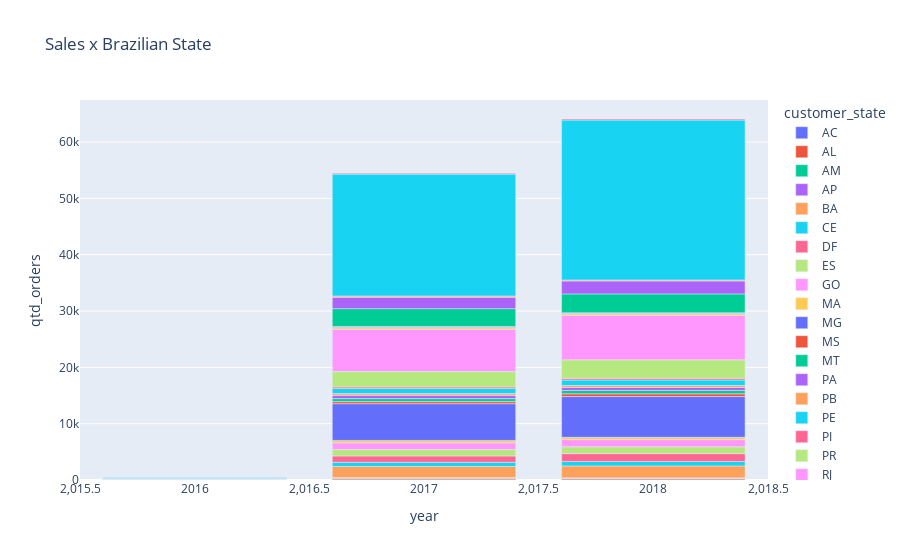

Notebook code for this chart:
### Code cell


### Figure 1 — Plotly figure (JSON) as saved in the notebook; plotly's stock layout.template omitted (floating-point values rounded to 4 significant figures)
{"data": [{"alignmentgroup": "True", "hovertemplate": "customer_state=AC<br>year=%{x}<br>qtd_orders=%{y}<extra></extra>", "legendgroup": "AC", "marker": {"color": "#636efa", "pattern": {"shape": ""}}, "name": "AC", "offsetgroup": "AC", "orientation": "v", "showlegend": true, "textposition": "auto", "type": "bar", "x": [2017, 2018], "xaxis": "x", "y": [62, 33], "yaxis": "y"}, {"alignmentgroup": "True", "hovertemplate": "customer_state=AL<br>year=%{x}<br>qtd_orders=%{y}<extra></extra>", "legendgroup": "AL", "marker": {"color": "#EF553B", "pattern": {"shape": ""}}, "name": "AL", "offsetgroup": "AL", "orientation": "v", "showlegend": true, "textposition": "auto", "type": "bar", "x": [2016, 2017, 2018], "xaxis": "x", "y": [2, 237, 224], "yaxis": "y"}, {"alignmentgroup": "True", "hovertemplate": "customer_state=AM<br>year=%{x}<br>qtd_orders=%{y}<extra></extra>", "legendgroup": "AM", "marker": {"color": "#00cc96", "pattern": {"shape": ""}}, "name": "AM", "offsetgroup": "AM", "orientation": "v", "showlegend": true, "textposition": "auto", "type": "bar", "x": [2017, 2018], "xaxis": "x", "y": [85, 88], "yaxis": "y"}, {"alignmentgroup": "True", "hovertemplate": "customer_state=AP<br>year=%{x}<br>qtd_orders=%{y}<extra></extra>", "legendgroup": "AP", "marker": {"color": "#ab63fa", "pattern": {"shape": ""}}, "name": "AP", "offsetgroup": "AP", "orientation": "v", "showlegend": true, "textposition": "auto", "type": "bar", "x": [2017, 2018], "xaxis": "x", "y": [40, 44], "yaxis": "y"}, {"alignmentgroup": "True", "hovertemplate": "customer_state=BA<br>year=%{x}<br>qtd_orders=%{y}<extra></extra>", "legendgroup": "BA", "marker": {"color": "#FFA15A", "pattern": {"shape": ""}}, "name": "BA", "offsetgroup": "BA", "orientation": "v", "showlegend": true, "textposition": "auto", "type": "bar", "x": [2016, 2017, 2018], "xaxis": "x", "y": [4, 1971, 2115], "yaxis": "y"}, {"alignmentgroup": "True", "hovertemplate": "customer_state=CE<br>year=%{x}<br>qtd_orders=%{y}<extra></extra>", "legendgroup": "CE", "marker": {"color": "#19d3f3", "pattern": {"shape": ""}}, "name": "CE", "offsetgroup": "CE", "orientation": "v", "showlegend": true, "textposition": "auto", "type": "bar", "x": [2016, 2017, 2018], "xaxis": "x", "y": [7, 762, 792], "yaxis": "y"}, {"alignmentgroup": "True", "hovertemplate": "customer_state=DF<br>year=%{x}<br>qtd_orders=%{y}<extra></extra>", "legendgroup": "DF", "marker": {"color": "#FF6692", "pattern": {"shape": ""}}, "name": "DF", "offsetgroup": "DF", "orientation": "v", "showlegend": true, "textposition": "auto", "type": "bar", "x": [2016, 2017, 2018], "xaxis": "x", "y": [8, 1117, 1388], "yaxis": "y"}, {"alignmentgroup": "True", "hovertemplate": "customer_state=ES<br>year=%{x}<br>qtd_orders=%{y}<extra></extra>", "legendgroup": "ES", "marker": {"color": "#B6E880", "pattern": {"shape": ""}}, "name": "ES", "offsetgroup": "ES", "orientation": "v", "showlegend": true, "textposition": "auto", "type": "bar", "x": [2016, 2017, 2018], "xaxis": "x", "y": [4, 1138, 1216], "yaxis": "y"}, {"alignmentgroup": "True", "hovertemplate": "customer_state=GO<br>year=%{x}<br>qtd_orders=%{y}<extra></extra>", "legendgroup": "GO", "marker": {"color": "#FF97FF", "pattern": {"shape": ""}}, "name": "GO", "offsetgroup": "GO", "orientation": "v", "showlegend": true, "textposition": "auto", "type": "bar", "x": [2016, 2017, 2018], "xaxis": "x", "y": [10, 1182, 1272], "yaxis": "y"}, {"alignmentgroup": "True", "hovertemplate": "customer_state=MA<br>year=%{x}<br>qtd_orders=%{y}<extra></extra>", "legendgroup": "MA", "marker": {"color": "#FECB52", "pattern": {"shape": ""}}, "name": "MA", "offsetgroup": "MA", "orientation": "v", "showlegend": true, "textposition": "auto", "type": "bar", "x": [2016, 2017, 2018], "xaxis": "x", "y": [9, 438, 408], "yaxis": "y"}, {"alignmentgroup": "True", "hovertemplate": "customer_state=MG<br>year=%{x}<br>qtd_orders=%{y}<extra></extra>", "legendgroup": "MG", "marker": {"color": "#636efa", "pattern": {"shape": ""}}, "name": "MG", "offsetgroup": "MG", "orientation": "v", "showlegend": true, "textposition": "auto", "type": "bar", "x": [2016, 2017, 2018], "xaxis": "x", "y": [53, 6520, 7230], "yaxis": "y"}, {"alignmentgroup": "True", "hovertemplate": "customer_state=MS<br>year=%{x}<br>qtd_orders=%{y}<extra></extra>", "legendgroup": "MS", "marker": {"color": "#EF553B", "pattern": {"shape": ""}}, "name": "MS", "offsetgroup": "MS", "orientation": "v", "showlegend": true, "textposition": "auto", "type": "bar", "x": [2017, 2018], "xaxis": "x", "y": [365, 497], "yaxis": "y"}, {"alignmentgroup": "True", "hovertemplate": "customer_state=MT<br>year=%{x}<br>qtd_orders=%{y}<extra></extra>", "legendgroup": "MT", "marker": {"color": "#00cc96", "pattern": {"shape": ""}}, "name": "MT", "offsetgroup": "MT", "orientation": "v", "showlegend": true, "textposition": "auto", "type": "bar", "x": [2016, 2017, 2018], "xaxis": "x", "y": [4, 535, 593], "yaxis": "y"}, {"alignmentgroup": "True", "hovertemplate": "customer_state=PA<br>year=%{x}<br>qtd_orders=%{y}<extra></extra>", "legendgroup": "PA", "marker": {"color": "#ab63fa", "pattern": {"shape": ""}}, "name": "PA", "offsetgroup": "PA", "orientation": "v", "showlegend": true, "textposition": "auto", "type": "bar", "x": [2016, 2017, 2018], "xaxis": "x", "y": [6, 576, 545], "yaxis": "y"}, {"alignmentgroup": "True", "hovertemplate": "customer_state=PB<br>year=%{x}<br>qtd_orders=%{y}<extra></extra>", "legendgroup": "PB", "marker": {"color": "#FFA15A", "pattern": {"shape": ""}}, "name": "PB", "offsetgroup": "PB", "orientation": "v", "showlegend": true, "textposition": "auto", "type": "bar", "x": [2016, 2017, 2018], "xaxis": "x", "y": [1, 312, 330], "yaxis": "y"}, {"alignmentgroup": "True", "hovertemplate": "customer_state=PE<br>year=%{x}<br>qtd_orders=%{y}<extra></extra>", "legendgroup": "PE", "marker": {"color": "#19d3f3", "pattern": {"shape": ""}}, "name": "PE", "offsetgroup": "PE", "orientation": "v", "showlegend": true, "textposition": "auto", "type": "bar", "x": [2016, 2017, 2018], "xaxis": "x", "y": [7, 924, 977], "yaxis": "y"}, {"alignmentgroup": "True", "hovertemplate": "customer_state=PI<br>year=%{x}<br>qtd_orders=%{y}<extra></extra>", "legendgroup": "PI", "marker": {"color": "#FF6692", "pattern": {"shape": ""}}, "name": "PI", "offsetgroup": "PI", "orientation": "v", "showlegend": true, "textposition": "auto", "type": "bar", "x": [2016, 2017, 2018], "xaxis": "x", "y": [1, 266, 308], "yaxis": "y"}, {"alignmentgroup": "True", "hovertemplate": "customer_state=PR<br>year=%{x}<br>qtd_orders=%{y}<extra></extra>", "legendgroup": "PR", "marker": {"color": "#B6E880", "pattern": {"shape": ""}}, "name": "PR", "offsetgroup": "PR", "orientation": "v", "showlegend": true, "textposition": "auto", "type": "bar", "x": [2016, 2017, 2018], "xaxis": "x", "y": [32, 2723, 3281], "yaxis": "y"}, {"alignmentgroup": "True", "hovertemplate": "customer_state=RJ<br>year=%{x}<br>qtd_orders=%{y}<extra></extra>", "legendgroup": "RJ", "marker": {"color": "#FF97FF", "pattern": {"shape": ""}}, "name": "RJ", "offsetgroup": "RJ", "orientation": "v", "showlegend": true, "textposition": "auto", "type": "bar", "x": [2016, 2017, 2018], "xaxis": "x", "y": [67, 7519, 7911], "yaxis": "y"}, {"alignmentgroup": "True", "hovertemplate": "customer_state=RN<br>year=%{x}<br>qtd_orders=%{y}<extra></extra>", "legendgroup": "RN", "marker": {"color": "#FECB52", "pattern": {"shape": ""}}, "name": "RN", "offsetgroup": "RN", "orientation": "v", "showlegend": true, "textposition": "auto", "type": "bar", "x": [2016, 2017, 2018], "xaxis": "x", "y": [5, 285, 284], "yaxis": "y"}, {"alignmentgroup": "True", "hovertemplate": "customer_state=RO<br>year=%{x}<br>qtd_orders=%{y}<extra></extra>", "legendgroup": "RO", "marker": {"color": "#636efa", "pattern": {"shape": ""}}, "name": "RO", "offsetgroup": "RO", "orientation": "v", "showlegend": true, "textposition": "auto", "type": "bar", "x": [2017, 2018], "xaxis": "x", "y": [168, 123], "yaxis": "y"}, {"alignmentgroup": "True", "hovertemplate": "customer_state=RR<br>year=%{x}<br>qtd_orders=%{y}<extra></extra>", "legendgroup": "RR", "marker": {"color": "#EF553B", "pattern": {"shape": ""}}, "name": "RR", "offsetgroup": "RR", "orientation": "v", "showlegend": true, "textposition": "auto", "type": "bar", "x": [2016, 2017, 2018], "xaxis": "x", "y": [3, 19, 30], "yaxis": "y"}, {"alignmentgroup": "True", "hovertemplate": "customer_state=RS<br>year=%{x}<br>qtd_orders=%{y}<extra></extra>", "legendgroup": "RS", "marker": {"color": "#00cc96", "pattern": {"shape": ""}}, "name": "RS", "offsetgroup": "RS", "orientation": "v", "showlegend": true, "textposition": "auto", "type": "bar", "x": [2016, 2017, 2018], "xaxis": "x", "y": [28, 3177, 3359], "yaxis": "y"}, {"alignmentgroup": "True", "hovertemplate": "customer_state=SC<br>year=%{x}<br>qtd_orders=%{y}<extra></extra>", "legendgroup": "SC", "marker": {"color": "#ab63fa", "pattern": {"shape": ""}}, "name": "SC", "offsetgroup": "SC", "orientation": "v", "showlegend": true, "textposition": "auto", "type": "bar", "x": [2016, 2017, 2018], "xaxis": "x", "y": [15, 2026, 2298], "yaxis": "y"}, {"alignmentgroup": "True", "hovertemplate": "customer_state=SE<br>year=%{x}<br>qtd_orders=%{y}<extra></extra>", "legendgroup": "SE", "marker": {"color": "#FFA15A", "pattern": {"shape": ""}}, "name": "SE", "offsetgroup": "SE", "orientation": "v", "showlegend": true, "textposition": "auto", "type": "bar", "x": [2016, 2017, 2018], "xaxis": "x", "y": [3, 224, 175], "yaxis": "y"}, {"alignmentgroup": "True", "hovertemplate": "customer_state=SP<br>year=%{x}<br>qtd_orders=%{y}<extra></extra>", "legendgroup": "SP", "marker": {"color": "#19d3f3", "pattern": {"shape": ""}}, "name": "SP", "offsetgroup": "SP", "orientation": "v", "showlegend": true, "textposition": "auto", "type": "bar", "x": [2016, 2017, 2018], "xaxis": "x", "y": [135, 21641, 28397], "yaxis": "y"}, {"alignmentgroup": "True", "hovertemplate": "customer_state=TO<br>year=%{x}<br>qtd_orders=%{y}<extra></extra>", "legendgroup": "TO", "marker": {"color": "#FF6692", "pattern": {"shape": ""}}, "name": "TO", "offsetgroup": "TO", "orientation": "v", "showlegend": true, "textposition": "auto", "type": "bar", "x": [2017, 2018], "xaxis": "x", "y": [158, 182], "yaxis": "y"}], "layout": {"barmode": "relative", "legend": {"title": {"text": "customer_state"}, "tracegroupgap": 0}, "title": {"text": "Sales x Brazilian State"}, "xaxis": {"anchor": "y", "domain": [0, 1], "title": {"text": "year"}}, "yaxis": {"anchor": "x", "domain": [0, 1], "title": {"text": "qtd_orders"}}}}
